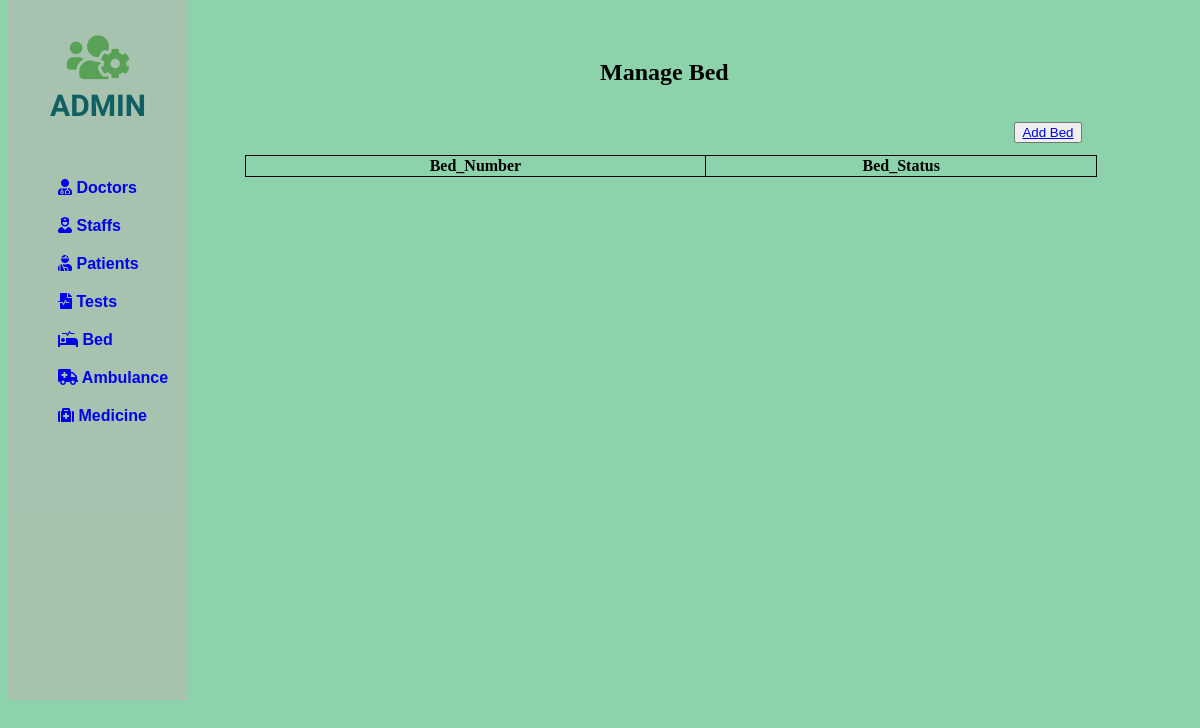
The app's page /php/bed/bed.php, older data.
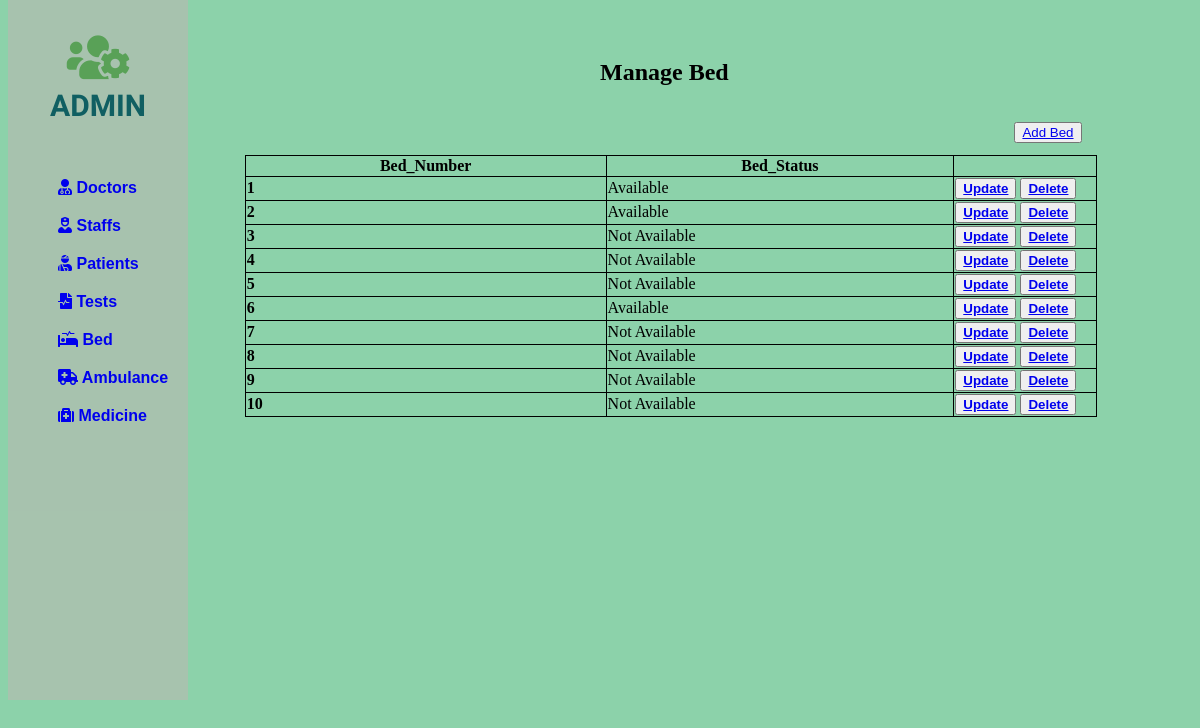
The same page, newer data.
### tables this page shows
CREATE TABLE IF NOT EXISTS `bed` (
  `Bed_Num` int(11) NOT NULL AUTO_INCREMENT,
  `Bed_Status` enum('Available','Not Available') NOT NULL,
  `P_ID` int(11) DEFAULT NULL,
  PRIMARY KEY (`Bed_Num`),
  UNIQUE KEY `Bed_Num` (`Bed_Num`)
);

### php/bed/bed.php (the view, shortened to what this page needs)
<!DOCTYPE html>
<html lang="en">
<head>
    <link rel="stylesheet" href="https://use.fontawesome.com/releases/v5.15.4/css/all.css"
>
</head>
<body>
<div class="slidebar">
        <header>
            <span>
                <i class="fas fa-users-cog"></i><br>
            </span>
            ADMIN
        </header>
        <ul>
               <li>
                    <a href="/php/Doctor/doctor.php"><i class="fas fa-user-md"></i> Doctors</a>
               </li>
               <li>
                    <a href="/php/staff/staff.php"><i class="fas fa-user-nurse"></i> Staffs</a>
               </li>
               <li>
                    <a href="/php/patient/patient.php"><i class="fas fa-user-injured"></i> Patients</a>
               </li>
               <li>
                    <a href="/php/test/test.php"><i class="fas fa-file-medical-alt"></i> Tests</a>
               </li>
               <li>
                    <a href="/php/bed/bed.php"><i class="fas fa-procedures"></i> Bed</a>
               </li>
               <li>
                    <a href="/php/Ambulence/ambulence.php"><i class="fas fa-ambulance"></i> Ambulance</a>
               </li>
               <li>
                    <a href="/php/medicine/medicine.php"><i class="fas fa-medkit"></i> Medicine</a>
               </li>
          </ul>
    </div>
    <div class="container">
        <div class="row">
            <div style="margin-left: 50%; margin-top: 5%;">
                <h2>Manage <b>Bed</b></h2>
            </div>
            <div style="margin-left: 85%; margin-top: 3%;">
                <button><a href="/php/bed/add-bed.php">Add Bed</a></button>
            </div>
        </div>
    </div>
    <div class="card-body">
        <div style="margin-left: 20%; margin-top: 1%;">
            <table id="dataTable" width="90%" cellspacing="10">
                <thead>
                    <tr>
                        <th>Bed_Number</th>
                        <th>Bed_Status</th>
                    </tr>
                </thead>
                <tbody>
                    <?php
                    include 'db_conn.php';
                    $Bed_Num = 0;
                    $sql = " SELECT Bed_Num,Bed_Status FROM bed LIMIT 10";
                    $query = mysqli_query($conn, $sql);
                    while ($Patient_data = mysqli_fetch_array($query)) {
                        $Bed_Num = $Bed_Num + 1;
                    ?>
                        <tr>
                            <td><b><?php echo $Bed_Num  ?></b></td>
                            <td><?php echo $Patient_data['Bed_Status'];  ?></td>
                            <td style="width: 140px;">
                                <button> <a href="update-data.php?ID=<?php echo $Patient_data['Bed_Num'];  ?>" class="btn btn-success"><b>Update</b></a></button>
                                <button><a href="delete-bed.php?php echo $Patient_data['Bed_Num']; ?>" class="btn btn-danger"><b>Delete</b></a></button>
                            </td>
                        </tr>
                    <?php
                    }
                    ?>
                </tbody>
            </table>
        </div>
    </div>
</body>
</html>

Row changes from the older to the newer data that the page shows:
added bed: Bed_Status "Available"
added bed: Bed_Status "Available"
added bed: Bed_Status "Not Available"
added bed: Bed_Status "Not Available"
added bed: Bed_Status "Not Available"
added bed: Bed_Status "Available"
added bed: Bed_Status "Not Available"
added bed: Bed_Status "Not Available"
added bed: Bed_Status "Not Available"
added bed: Bed_Status "Not Available"
